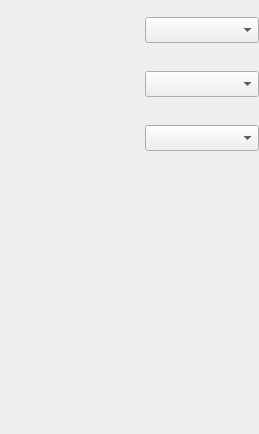
        <widget class="QWidget" name="securePage">
         <layout class="QVBoxLayout" name="verticalLayout_12">
          <property name="leftMargin">
           <number>0</number>
          </property>
          <property name="rightMargin">
           <number>0</number>
          </property>
          <item>
           <widget class="QWidget" name="seqWidget_24" native="true">
            <property name="minimumSize">
             <size>
              <width>0</width>
              <height>0</height>
             </size>
            </property>
            <property name="maximumSize">
             <size>
              <width>16777215</width>
              <height>16777215</height>
             </size>
            </property>
            <layout class="QVBoxLayout" name="verticalLayout_11">
             <property name="spacing">
              <number>0</number>
             </property>
             <property name="leftMargin">
              <number>0</number>
             </property>
             <property name="topMargin">
              <number>0</number>
             </property>
             <property name="rightMargin">
              <number>0</number>
             </property>
             <property name="bottomMargin">
              <number>0</number>
             </property>
             <item>
              <widget class="QWidget" name="secure_verifySelectWgt" native="true">
               <property name="minimumSize">
                <size>
                 <width>0</width>
                 <height>39</height>
                </size>
               </property>
               <property name="maximumSize">
                <size>
                 <width>16777215</width>
                 <height>39</height>
                </size>
               </property>
               <layout class="QHBoxLayout" name="horizontalLayout_44">
                <property name="spacing">
                 <number>15</number>
                </property>
                <property name="leftMargin">
                 <number>0</number>
                </property>
                <property name="topMargin">
                 <number>0</number>
                </property>
                <property name="rightMargin">
                 <number>0</number>
                </property>
                <property name="bottomMargin">
                 <number>0</number>
                </property>
                <item>
                 <widget class="AngKOperationTag" name="securePage_VerifyTagWgt" native="true">
                  <property name="minimumSize">
                   <size>
                    <width>130</width>
                    <height>39</height>
                   </size>
                  </property>
                  <property name="maximumSize">
                   <size>
                    <width>130</width>
                    <height>39</height>
                   </size>
                  </property>
                 </widget>
                </item>
                <item>
                 <widget class="QComboBox" name="securePage_VerifyTagComboBox">
                  <property name="minimumSize">
                   <size>
                    <width>114</width>
                    <height>26</height>
                   </size>
                  </property>
                 </widget>
                </item>
               </layout>
              </widget>
             </item>
             <item>
              <widget class="QWidget" name="horizontalWidget_19" native="true">
               <property name="minimumSize">
                <size>
                 <width>0</width>
                 <height>15</height>
                </size>
               </property>
               <property name="maximumSize">
                <size>
                 <width>16777215</width>
                 <height>15</height>
                </size>
               </property>
               <layout class="QHBoxLayout" name="horizontalLayout_45">
                <property name="spacing">
                 <number>15</number>
                </property>
                <property name="leftMargin">
                 <number>0</number>
                </property>
                <property name="topMargin">
                 <number>0</number>
                </property>
                <property name="rightMargin">
                 <number>0</number>
                </property>
                <property name="bottomMargin">
                 <number>0</number>
                </property>
                <item>
                 <widget class="QLabel" name="label_21">
                  <property name="minimumSize">
                   <size>
                    <width>150</width>
                    <height>10</height>
                   </size>
                  </property>
                  <property name="maximumSize">
                   <size>
                    <width>150</width>
                    <height>10</height>
                   </size>
                  </property>
                  <property name="text">
                   <string/>
                  </property>
                  <property name="alignment">
                   <set>Qt::AlignCenter</set>
                  </property>
                 </widget>
                </item>
                <item>
                 <spacer name="horizontalSpacer_21">
                  <property name="orientation">
                   <enum>Qt::Horizontal</enum>
                  </property>
                  <property name="sizeHint" stdset="0">
                   <size>
                    <width>40</width>
                    <height>20</height>
                   </size>
                  </property>
                 </spacer>
                </item>
               </layout>
              </widget>
             </item>
             <item>
              <widget class="QWidget" name="secure_marginVerifySelectWgt" native="true">
               <property name="minimumSize">
                <size>
                 <width>0</width>
                 <height>39</height>
                </size>
               </property>
               <property name="maximumSize">
                <size>
                 <width>16777215</width>
                 <height>39</height>
                </size>
               </property>
               <layout class="QHBoxLayout" name="horizontalLayout_46">
                <property name="spacing">
                 <number>15</number>
                </property>
                <property name="leftMargin">
                 <number>0</number>
                </property>
                <property name="topMargin">
                 <number>0</number>
                </property>
                <property name="rightMargin">
                 <number>0</number>
                </property>
                <property name="bottomMargin">
                 <number>0</number>
                </property>
                <item>
                 <widget class="AngKOperationTag" name="securePage_marginVerifyTagWgt" native="true">
                  <property name="minimumSize">
                   <size>
                    <width>130</width>
                    <height>39</height>
                   </size>
                  </property>
                  <property name="maximumSize">
                   <size>
                    <width>130</width>
                    <height>39</height>
                   </size>
                  </property>
                 </widget>
                </item>
                <item>
                 <widget class="QComboBox" name="securePage_marginVerifyTagComboBox">
                  <property name="minimumSize">
                   <size>
                    <width>114</width>
                    <height>26</height>
                   </size>
                  </property>
                 </widget>
                </item>
               </layout>
              </widget>
             </item>
             <item>
              <widget class="QWidget" name="horizontalWidget_20" native="true">
               <property name="minimumSize">
                <size>
                 <width>0</width>
                 <height>15</height>
                </size>
               </property>
               <property name="maximumSize">
                <size>
                 <width>16777215</width>
                 <height>15</height>
                </size>
               </property>
               <layout class="QHBoxLayout" name="horizontalLayout_47">
                <property name="spacing">
                 <number>15</number>
                </property>
                <property name="leftMargin">
                 <number>0</number>
                </property>
                <property name="topMargin">
                 <number>0</number>
                </property>
                <property name="rightMargin">
                 <number>0</number>
                </property>
                <property name="bottomMargin">
                 <number>0</number>
                </property>
                <item>
                 <widget class="QLabel" name="label_22">
                  <property name="minimumSize">
                   <size>
                    <width>150</width>
                    <height>10</height>
                   </size>
                  </property>
                  <property name="maximumSize">
                   <size>
                    <width>150</width>
                    <height>10</height>
                   </size>
                  </property>
                  <property name="text">
                   <string/>
                  </property>
                  <property name="alignment">
                   <set>Qt::AlignCenter</set>
                  </property>
                 </widget>
                </item>
                <item>
                 <spacer name="horizontalSpacer_22">
                  <property name="orientation">
                   <enum>Qt::Horizontal</enum>
                  </property>
                  <property name="sizeHint" stdset="0">
                   <size>
                    <width>40</width>
                    <height>20</height>
                   </size>
                  </property>
                 </spacer>
                </item>
               </layout>
              </widget>
             </item>
             <item>
              <widget class="QWidget" name="secure_SelectWgt" native="true">
               <property name="minimumSize">
                <size>
                 <width>0</width>
                 <height>39</height>
                </size>
               </property>
               <property name="maximumSize">
                <size>
                 <width>16777215</width>
                 <height>39</height>
                </size>
               </property>
               <layout class="QHBoxLayout" name="horizontalLayout_48">
                <property name="spacing">
                 <number>15</number>
                </property>
                <property name="leftMargin">
                 <number>0</number>
                </property>
                <property name="topMargin">
                 <number>0</number>
                </property>
                <property name="rightMargin">
                 <number>0</number>
                </property>
                <property name="bottomMargin">
                 <number>0</number>
                </property>
                <item>
                 <widget class="AngKOperationTag" name="securePage_secureTagWgt" native="true">
                  <property name="minimumSize">
                   <size>
                    <width>130</width>
                    <height>39</height>
                   </size>
                  </property>
                  <property name="maximumSize">
                   <size>
                    <width>130</width>
                    <height>39</height>
                   </size>
                  </property>
                 </widget>
                </item>
                <item>
                 <widget class="QComboBox" name="securePage_secureTagComboBox">
                  <property name="minimumSize">
                   <size>
                    <width>114</width>
                    <height>26</height>
                   </size>
                  </property>
                 </widget>
                </item>
               </layout>
              </widget>
             </item>
            </layout>
           </widget>
          </item>
          <item>
           <spacer name="verticalSpacer_4">
            <property name="orientation">
             <enum>Qt::Vertical</enum>
            </property>
            <property name="sizeHint" stdset="0">
             <size>
              <width>20</width>
              <height>265</height>
             </size>
            </property>
           </spacer>
          </item>
         </layout>
        </widget>
